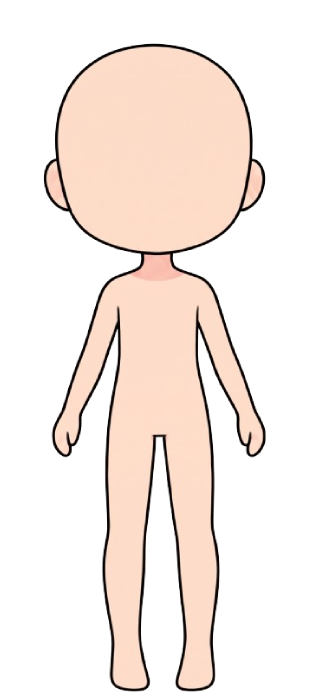
#> input picture boydoll.png, 320 x 700 px
$ python -i analyze_outputs.py   (imports and definitions only)
#> lines starting #> are read from the running program, lines starting #| are printed output that depends on the picture
#!/usr/bin/env python3
"""
Analyze real-pilot PNG artifacts and add automated transparency metrics.

This script does not generate images or call any provider. It is intended for a
report.json produced by phase2/pilot-runner.cjs in real mode. Qualitative style,
sketch fidelity, and fitting suitability remain human-review fields.

Usage:
    python -I phase2/analyze_outputs.py --report phase2/output/<run>/report.json
    python -I phase2/analyze_outputs.py --image clothes/gomlek1.png

The report command writes report.automated.json next to the input report.
"""

from __future__ import annotations

import argparse
import json
import sys
from pathlib import Path

from PIL import Image

ROOT = Path(__file__).resolve().parent.parent

# [2 lines not run here, left out]


def safe_relative(path: Path) -> str:
    try:
        return str(path.resolve().relative_to(ROOT)).replace("\\", "/")
    except ValueError:
        return str(path.resolve()).replace("\\", "/")


def analyze_image(path: Path) -> dict:
#> called with path = '../boydoll.png'
    with Image.open(path) as image:
#> image is the input picture: PIL image 320x700 RGBA; mean R, G, B, A 83, 72.2, 65.9, 90.9
        rgba = image.convert("RGBA")
        width, height = rgba.size
#> width = 320; height = 700
        alpha = rgba.getchannel("A")
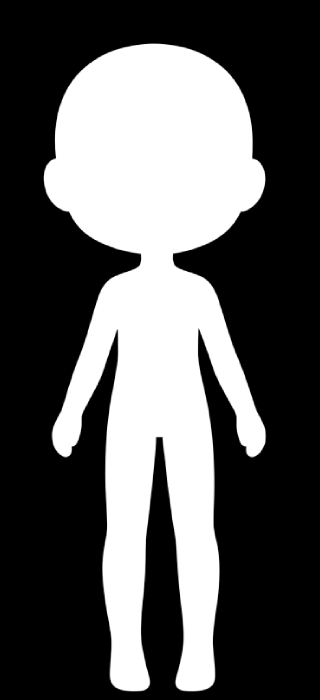
#> alpha: PIL image 320x700 L; min 0, max 255, mean 90.9
        histogram = alpha.histogram()
#> histogram = 256 values, max 141749 at index 0, min 7 at index 95, mean 875
        total = width * height
#> total = 224000
        transparent = histogram[0]
#> transparent = 141749
        semi = sum(histogram[1:255])
#> semi = 5299
        opaque = histogram[255]
#> opaque = 76952
        bbox = alpha.getbbox()
#> bbox = (43, 43, 267, 692)
        corners = [
            alpha.getpixel((0, 0)),
            alpha.getpixel((width - 1, 0)),
            alpha.getpixel((0, height - 1)),
            alpha.getpixel((width - 1, height - 1)),
        ]
#> corners = [0, 0, 0, 0]
        return {
            "path": safe_relative(path),
            "width": width,
            "height": height,
            "mode": image.mode,
            "hasAlpha": "A" in image.getbands() or "transparency" in image.info,
            "alphaBBox": list(bbox) if bbox else None,
            "transparentPixels": transparent,
            "semiTransparentPixels": semi,
            "opaquePixels": opaque,
            "transparentRatioPct": round(transparent * 100.0 / total, 4) if total else None,
            "semiTransparentRatioPct": round(semi * 100.0 / total, 4) if total else None,
            "opaqueRatioPct": round(opaque * 100.0 / total, 4) if total else None,
            "transparentCorners": all(value == 0 for value in corners),
            "edgeNotes": (
                "Semi-transparent pixels are a proxy only; inspect the actual "
                "silhouette for halos, fringe, holes, and cutout artifacts."
            ),
        }


# [60 lines left out: function main, not called in this run]


# [2 lines not run here, left out]

#> (the run stopped early here; a loop or call above may not have finished)
